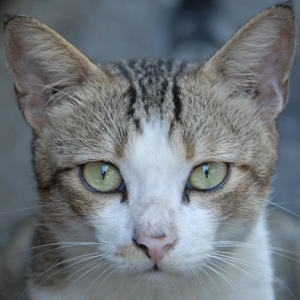
#> input picture images/cat.png, 300 x 300 px, found by its file name
$ python exam_2_q1.py
#> lines starting #> are read from the running program, lines starting #| are printed output that depends on the picture
# -*- coding: utf-8 -*-

'''
Exam - Q1 - Alireza Sadeghi Nasab
'''

# imports
import sys
import cv2
import numpy as np
import matplotlib.pyplot as plt

################################################################################

def load_image(path, is_grayscale=False):
#> called with path = 'cat.png', is_grayscale = False
    if is_grayscale:
        return cv2.imread(path, cv2.IMREAD_GRAYSCALE)
    else:
        return cv2.imread(path)
#> returned value is the input picture: shape (300, 300, 3); mean B, G, R 123, 118.5, 112.1

def is_not_loaded_properly(image):
    if (image is None) or (image.size == 0):
        return True
    else:
        return False

def is_grayscale(image):
    dimensions = image.shape
#> dimensions = (300, 300, 3)
    if len(dimensions) < 3:
        return True
    if len(dimensions) == 3:
        return False

def display_multiple_img(images, rows=1, cols=1):
    figure, ax = plt.subplots(nrows=rows, ncols=cols)
    for ind,title in enumerate(images):
        if is_grayscale(images[title]):
            ax.ravel()[ind].imshow(images[title], cmap=plt.get_cmap('gray'))
        else:
            ax.ravel()[ind].imshow(images[title])
        ax.ravel()[ind].set_title(title)
        ax.ravel()[ind].set_axis_off()
    plt.tight_layout()
    plt.show()

################################################################################

if __name__ == "__main__":

    image = load_image('cat.png')

    if is_not_loaded_properly(image):
        print('image not loaded properly ... exiting program')
        sys.exit()

    if is_grayscale(image):
        print('image is grayscale. please load a colorful image ... exiting program')
        sys.exit()

    height, width = image.shape[:2]
#> height = 300; width = 300

    #1
    dst_image = cv2.resize(image, None, fx=0.5, fy=2.0, interpolation=cv2.INTER_AREA)
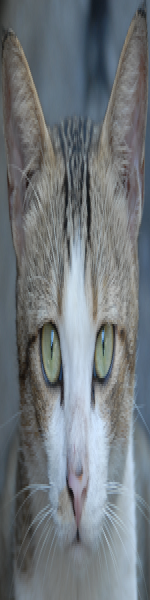
#> dst_image: shape (600, 150, 3); mean B, G, R 123.2, 118.8, 112.4

    #2
    M1 = np.float32([[1, 0, 100], [0, 1, -100]])
    dst_image_2 = cv2.warpAffine(image, M1, (width, height))
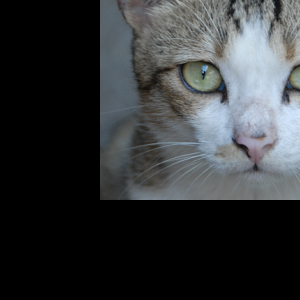
#> dst_image_2: shape (300, 300, 3); mean B, G, R 56.4, 54.6, 52

    #3
    M2 = cv2.getRotationMatrix2D((width / 2.0, height / 2.0), 45, 1)
    dst_image_3 = cv2.warpAffine(image, M2, (width, height))
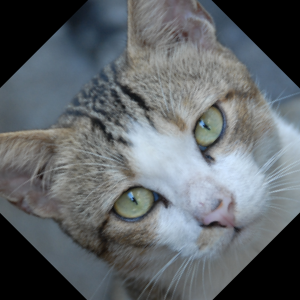
#> dst_image_3: shape (300, 300, 3); mean B, G, R 104.8, 101, 95.6

    #4
    images = {
        'original': image,
        'resized': dst_image,
        'transformed': dst_image_2,
        'rotated': dst_image_3
    }
    display_multiple_img(images, 2, 2)
#> the loop in display_multiple_img, `for ind,title in enumerate(images):` made 4 passes
#> in display_multiple_img, `plt.show()`:
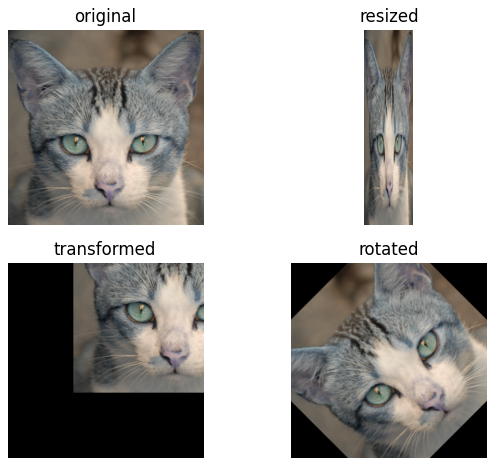
#> figure drawn by matplotlib, 4 panels; B, G, R data is drawn as R, G, B

$ run again, with images/landscape.jpg saved as images/cat.png
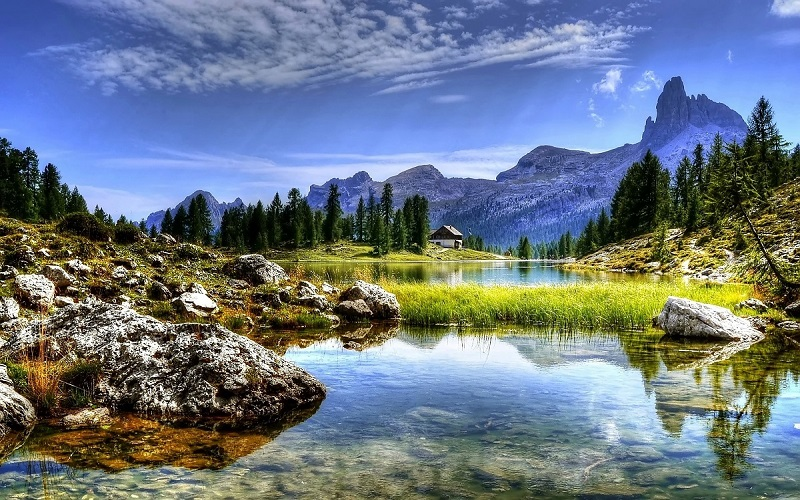
#> input picture images/landscape.jpg, 800 x 500 px, found by its file name
#> in load_image, returned value is the input picture: shape (500, 800, 3); mean B, G, R 132.5, 119.5, 106.8
#> `dst_image_3 = cv2.warpAffine(image, M2, (width, height))`:
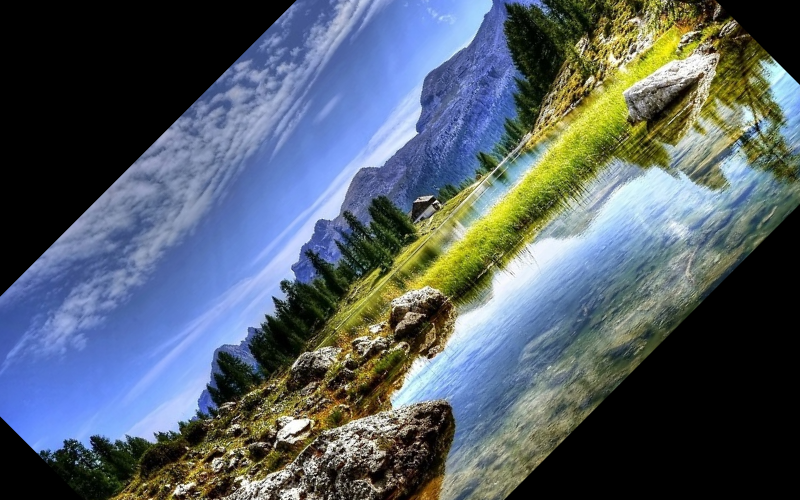
#> dst_image_3: shape (500, 800, 3); mean B, G, R 103.8, 94.6, 83.6
#> the loop in display_multiple_img, `for ind,title in enumerate(images):` made 4 passes
#> (title, dimensions in is_grayscale) on passes 1 to 4: ('original', (500, 800, 3)), ('resized', (1000, 400, 3)), ('transformed', (500, 800, 3)), ('rotated', (500, 800, 3))
#> in display_multiple_img, `plt.show()`:
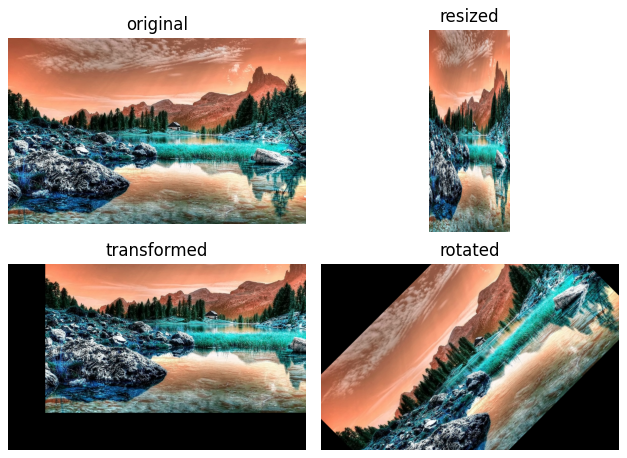
#> figure drawn by matplotlib, 4 panels; B, G, R data is drawn as R, G, B
